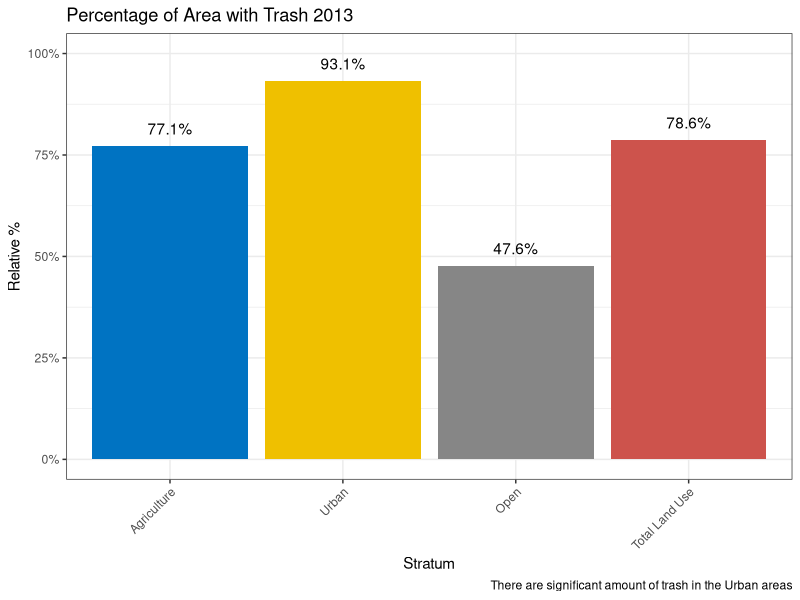
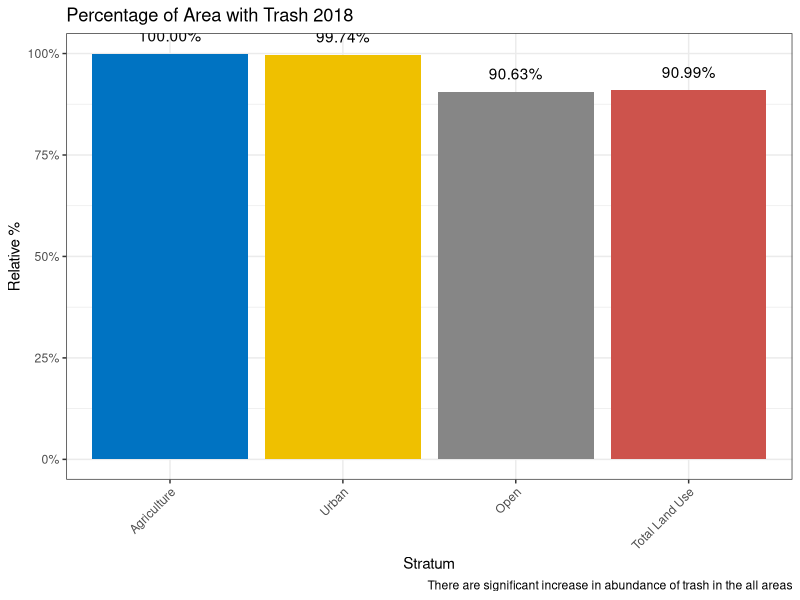
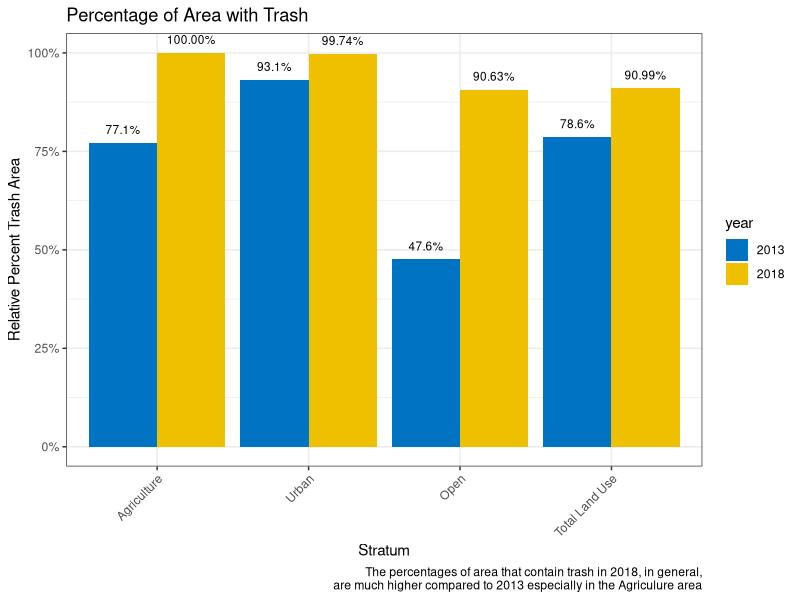

These charts were generated, in order, by the following R code:
library(tidyverse)
library(ggplot2)

## River 2013 ##

river_2013 <- read.csv('data/River/2013_river_debris_count.csv',h=T)

trash_area_percentage_river_13 <- river_2013 %>%
  group_by(stationid,stratum) %>%
  summarise(
    total_count = sum(totalcount),
    area = sum(area_weight)
  ) %>%
  mutate(trash_present = if_else(total_count == 0, 0, 1)) %>% 
  group_by(stratum) %>% 
  summarise(
    total_area = sum(area), 
    area_no_trash = sum(area[trash_present == 0]),
    area_with_trash = sum(area[trash_present == 1])
  ) 

percentage_area_2013 <- trash_area_percentage_river_13 %>% 
  add_row(stratum = 'Total Land Use', 
          total_area = sum(trash_area_percentage_river_13$total_area),
          area_no_trash = sum(trash_area_percentage_river_13$area_no_trash),
          area_with_trash = sum(trash_area_percentage_river_13$area_with_trash)
  ) %>% 
  mutate(
    p_area_trash = area_with_trash/total_area,
    p_label = scales::percent(p_area_trash),
    stratum = factor(stratum, levels = c('Agriculture', 'Urban', 'Open',
                                         'Total Land Use'))
  ) 

percentage_area_2013 %>% 
  ggplot(aes(x = stratum, y = p_area_trash, fill = stratum)) +
  geom_col() +
  geom_text(aes(label = p_label), position = position_dodge(0.9), vjust = -1) +
  theme_bw() +
  theme(axis.text.x = element_text(angle = 45, hjust = 1),
        legend.position = 'none') +
  scale_y_continuous(labels = scales::percent, limits = c(0,1)) +
  ggsci::scale_fill_jco() +
  labs(
    x = 'Stratum',
    y = 'Relative %',
    title = 'Percentage of Area with Trash 2013',
    caption = 'There are significant amount of trash in the Urban areas'
  )

##--------------------------------------------------------------------------------##

## River 2018 ##

river_2018 <- read.csv('data/River/2018_river_debris_count.csv',h=T)

trash_area_percentage_river_18 <- river_2018 %>%
  group_by(stationid,stratum) %>%
  summarise(
    total_count = sum(total_count),
    area = sum(area_weight)
  ) %>%
  mutate(trash_present = if_else(total_count == 0, 0, 1)) %>% 
  group_by(stratum) %>% 
  summarise(
    total_area = sum(area), 
    area_no_trash = sum(area[trash_present == 0]),
    area_with_trash = sum(area[trash_present == 1])
  ) 

percentage_area_2018 <- trash_area_percentage_river_18 %>% 
  add_row(stratum = 'Total Land Use', 
          total_area = sum(trash_area_percentage_river_18$total_area),
          area_no_trash = sum(trash_area_percentage_river_18$area_no_trash),
          area_with_trash = sum(trash_area_percentage_river_18$area_with_trash)
  ) %>% 
  mutate(
    p_area_trash = area_with_trash/total_area,
    p_label = scales::percent(p_area_trash),
    stratum = factor(stratum, levels = c('Agriculture', 'Urban', 'Open',
                                         'Total Land Use'))
  )

percentage_area_2018 %>% 
  ggplot(aes(x = stratum, y = p_area_trash, fill = stratum)) +
  geom_col() +
  geom_text(aes(label = p_label), position = position_dodge(0.9), vjust = -1) +
  theme_bw() +
  theme(axis.text.x = element_text(angle = 45, hjust = 1),
        legend.position = 'none') +
  scale_y_continuous(labels = scales::percent, limits = c(0,1)) +
  ggsci::scale_fill_jco() +
  labs(
    x = 'Stratum',
    y = 'Relative %',
    title = 'Percentage of Area with Trash 2018',
    caption = 'There are significant increase in abundance of trash in the all areas'
  )

##--------------------------------------------------------------------------------##

## Comibine the years ##

percentage_area_2013 %>% 
  mutate(
    year = 2013,
    stratum = as.character(stratum)
  ) %>% 
  bind_rows(
    percentage_area_2018 %>% 
      mutate(
        year = 2018,
        stratum = as.character(stratum)
      )
  ) %>% 
  mutate(
    year = factor(year, levels = c('2013', '2018')),
    stratum = factor(stratum, levels = c('Agriculture', 'Urban', 'Open', 
                                         'Total Land Use'))
  ) %>% 
  ggplot(aes(x = stratum, y = p_area_trash, fill = year, group = year)) +
  geom_col(position = 'dodge') +
  geom_text(aes(label = p_label), position = position_dodge(0.9), vjust = -1, size = 3) +
  theme_bw() +
  theme(axis.text.x = element_text(angle = 45, hjust = 1)) +
  scale_y_continuous(labels = scales::percent, limits = c(0,1)) +
  ggsci::scale_fill_jco() +
  labs(
    x = 'Stratum',
    y = 'Relative Percent Trash Area',
    title = 'Percentage of Area with Trash',
    caption = 'The percentages of area that contain trash in 2018, in general,
    are much higher compared to 2013 especially in the Agriculure area'
  )